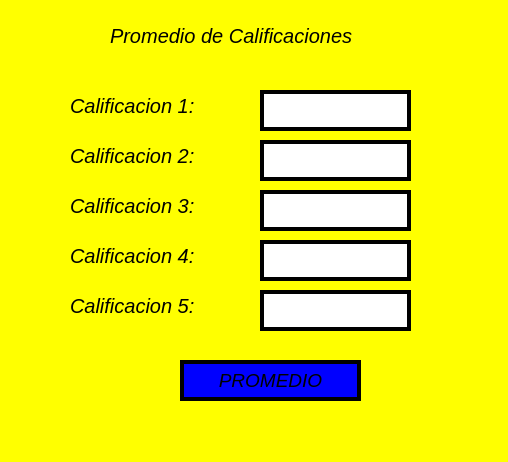
<?xml version="1.0" encoding="UTF-8"?>
<ui version="4.0">
 <class>MainWindow</class>
 <widget class="QMainWindow" name="MainWindow">
  <property name="geometry">
   <rect>
    <x>0</x>
    <y>0</y>
    <width>508</width>
    <height>462</height>
   </rect>
  </property>
  <property name="windowTitle">
   <string>MainWindow</string>
  </property>
  <property name="styleSheet">
   <string notr="true">background: color yellow
</string>
  </property>
  <widget class="QWidget" name="centralwidget">
   <widget class="QLineEdit" name="txt_calif3">
    <property name="geometry">
     <rect>
      <x>260</x>
      <y>190</y>
      <width>151</width>
      <height>41</height>
     </rect>
    </property>
    <property name="font">
     <font>
      <pointsize>15</pointsize>
      <weight>50</weight>
      <bold>false</bold>
     </font>
    </property>
    <property name="styleSheet">
     <string notr="true">border: 4px solid black;
background-color: white;
border_radius: 4px;
</string>
    </property>
    <property name="text">
     <string/>
    </property>
   </widget>
   <widget class="QLineEdit" name="txt_calif4">
    <property name="geometry">
     <rect>
      <x>260</x>
      <y>240</y>
      <width>151</width>
      <height>41</height>
     </rect>
    </property>
    <property name="font">
     <font>
      <pointsize>15</pointsize>
      <weight>50</weight>
      <bold>false</bold>
     </font>
    </property>
    <property name="styleSheet">
     <string notr="true">border: 4px solid black;
background-color: white;
border_radius: 4px;
</string>
    </property>
    <property name="text">
     <string/>
    </property>
   </widget>
   <widget class="QLineEdit" name="txt_calif1">
    <property name="geometry">
     <rect>
      <x>260</x>
      <y>90</y>
      <width>151</width>
      <height>41</height>
     </rect>
    </property>
    <property name="font">
     <font>
      <pointsize>15</pointsize>
      <weight>50</weight>
      <bold>false</bold>
     </font>
    </property>
    <property name="styleSheet">
     <string notr="true">border: 4px solid black;
background-color: white;
border_radius: 4px;
</string>
    </property>
    <property name="text">
     <string/>
    </property>
   </widget>
   <widget class="QLineEdit" name="txt_calif2">
    <property name="geometry">
     <rect>
      <x>260</x>
      <y>140</y>
      <width>151</width>
      <height>41</height>
     </rect>
    </property>
    <property name="font">
     <font>
      <pointsize>15</pointsize>
      <weight>50</weight>
      <bold>false</bold>
     </font>
    </property>
    <property name="styleSheet">
     <string notr="true">border: 4px solid black;
background-color: white;
border_radius: 4px;
</string>
    </property>
    <property name="text">
     <string/>
    </property>
   </widget>
   <widget class="QPushButton" name="btn_calcular">
    <property name="geometry">
     <rect>
      <x>180</x>
      <y>360</y>
      <width>181</width>
      <height>41</height>
     </rect>
    </property>
    <property name="font">
     <font>
      <family>MS Sans Serif</family>
      <pointsize>14</pointsize>
      <weight>9</weight>
      <italic>true</italic>
      <bold>false</bold>
     </font>
    </property>
    <property name="styleSheet">
     <string notr="true">background:color blue;
font: 75 italic 15pt &quot;MS Sans Serif&quot;;
font: 75 italic 14pt &quot;MS Sans Serif&quot;;
border: 4px solid black;
border_radius: 25px;
</string>
    </property>
    <property name="text">
     <string>PROMEDIO</string>
    </property>
   </widget>
   <widget class="QLabel" name="label_5">
    <property name="geometry">
     <rect>
      <x>70</x>
      <y>290</y>
      <width>181</width>
      <height>31</height>
     </rect>
    </property>
    <property name="font">
     <font>
      <family>MS Sans Serif</family>
      <pointsize>15</pointsize>
      <weight>50</weight>
      <italic>true</italic>
      <bold>false</bold>
     </font>
    </property>
    <property name="text">
     <string>Calificacion 5:</string>
    </property>
   </widget>
   <widget class="QLabel" name="label_2">
    <property name="geometry">
     <rect>
      <x>70</x>
      <y>240</y>
      <width>181</width>
      <height>31</height>
     </rect>
    </property>
    <property name="font">
     <font>
      <family>MS Sans Serif</family>
      <pointsize>15</pointsize>
      <weight>50</weight>
      <italic>true</italic>
      <bold>false</bold>
     </font>
    </property>
    <property name="text">
     <string>Calificacion 4:</string>
    </property>
   </widget>
   <widget class="QLineEdit" name="txt_calif5">
    <property name="geometry">
     <rect>
      <x>260</x>
      <y>290</y>
      <width>151</width>
      <height>41</height>
     </rect>
    </property>
    <property name="font">
     <font>
      <pointsize>15</pointsize>
      <weight>50</weight>
      <bold>false</bold>
     </font>
    </property>
    <property name="styleSheet">
     <string notr="true">border: 4px solid black;
background-color: white;
border_radius: 4px;
</string>
    </property>
    <property name="text">
     <string/>
    </property>
   </widget>
   <widget class="QLabel" name="label_6">
    <property name="geometry">
     <rect>
      <x>70</x>
      <y>190</y>
      <width>181</width>
      <height>31</height>
     </rect>
    </property>
    <property name="font">
     <font>
      <family>MS Sans Serif</family>
      <pointsize>15</pointsize>
      <weight>50</weight>
      <italic>true</italic>
      <bold>false</bold>
     </font>
    </property>
    <property name="text">
     <string>Calificacion 3:</string>
    </property>
   </widget>
   <widget class="QLabel" name="label_7">
    <property name="geometry">
     <rect>
      <x>70</x>
      <y>140</y>
      <width>181</width>
      <height>31</height>
     </rect>
    </property>
    <property name="font">
     <font>
      <family>MS Sans Serif</family>
      <pointsize>15</pointsize>
      <weight>50</weight>
      <italic>true</italic>
      <bold>false</bold>
     </font>
    </property>
    <property name="text">
     <string>Calificacion 2:</string>
    </property>
   </widget>
   <widget class="QLabel" name="label_8">
    <property name="geometry">
     <rect>
      <x>70</x>
      <y>90</y>
      <width>181</width>
      <height>31</height>
     </rect>
    </property>
    <property name="font">
     <font>
      <family>MS Sans Serif</family>
      <pointsize>15</pointsize>
      <weight>50</weight>
      <italic>true</italic>
      <bold>false</bold>
     </font>
    </property>
    <property name="text">
     <string>Calificacion 1:</string>
    </property>
   </widget>
   <widget class="QLabel" name="label_3">
    <property name="geometry">
     <rect>
      <x>110</x>
      <y>20</y>
      <width>311</width>
      <height>31</height>
     </rect>
    </property>
    <property name="font">
     <font>
      <family>MS Sans Serif</family>
      <pointsize>15</pointsize>
      <weight>50</weight>
      <italic>true</italic>
      <bold>false</bold>
     </font>
    </property>
    <property name="styleSheet">
     <string notr="true">font: italic 15pt &quot;MS Sans Serif&quot;;</string>
    </property>
    <property name="text">
     <string>Promedio de Calificaciones</string>
    </property>
   </widget>
  </widget>
  <widget class="QMenuBar" name="menubar">
   <property name="geometry">
    <rect>
     <x>0</x>
     <y>0</y>
     <width>508</width>
     <height>26</height>
    </rect>
   </property>
  </widget>
  <widget class="QStatusBar" name="statusbar"/>
 </widget>
 <resources/>
 <connections/>
</ui>
